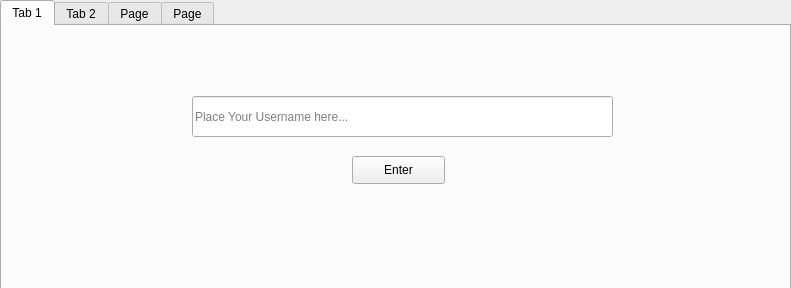
<?xml version="1.0" encoding="UTF-8"?>
<ui version="4.0">
 <class>Form</class>
 <widget class="QWidget" name="Form">
  <property name="geometry">
   <rect>
    <x>0</x>
    <y>0</y>
    <width>791</width>
    <height>288</height>
   </rect>
  </property>
  <property name="windowTitle">
   <string>Form</string>
  </property>
  <widget class="QTabWidget" name="tabWidget">
   <property name="geometry">
    <rect>
     <x>0</x>
     <y>0</y>
     <width>791</width>
     <height>291</height>
    </rect>
   </property>
   <property name="currentIndex">
    <number>0</number>
   </property>
   <widget class="QWidget" name="tab">
    <attribute name="title">
     <string>Tab 1</string>
    </attribute>
    <widget class="QLineEdit" name="lineEdit">
     <property name="geometry">
      <rect>
       <x>190</x>
       <y>70</y>
       <width>421</width>
       <height>41</height>
      </rect>
     </property>
     <property name="placeholderText">
      <string>Place Your Username here...</string>
     </property>
    </widget>
    <widget class="QPushButton" name="pushButton">
     <property name="geometry">
      <rect>
       <x>350</x>
       <y>130</y>
       <width>93</width>
       <height>28</height>
      </rect>
     </property>
     <property name="text">
      <string>Enter</string>
     </property>
    </widget>
   </widget>
   <widget class="QWidget" name="tab_2">
    <attribute name="title">
     <string>Tab 2</string>
    </attribute>
    <widget class="QListWidget" name="listWidget">
     <property name="geometry">
      <rect>
       <x>20</x>
       <y>81</y>
       <width>721</width>
       <height>161</height>
      </rect>
     </property>
    </widget>
    <widget class="QLabel" name="label">
     <property name="geometry">
      <rect>
       <x>300</x>
       <y>10</y>
       <width>171</width>
       <height>31</height>
      </rect>
     </property>
     <property name="font">
      <font>
       <pointsize>16</pointsize>
      </font>
     </property>
     <property name="text">
      <string>Waiting List</string>
     </property>
    </widget>
    <widget class="QLabel" name="label_2">
     <property name="geometry">
      <rect>
       <x>30</x>
       <y>50</y>
       <width>221</width>
       <height>21</height>
      </rect>
     </property>
     <property name="font">
      <font>
       <pointsize>8</pointsize>
      </font>
     </property>
     <property name="text">
      <string>Douple Click to connect to opponent</string>
     </property>
    </widget>
    <widget class="QLabel" name="label_7">
     <property name="geometry">
      <rect>
       <x>10</x>
       <y>10</y>
       <width>171</width>
       <height>31</height>
      </rect>
     </property>
     <property name="font">
      <font>
       <pointsize>14</pointsize>
      </font>
     </property>
     <property name="text">
      <string/>
     </property>
    </widget>
   </widget>
   <widget class="QWidget" name="tab_3">
    <attribute name="title">
     <string>Page</string>
    </attribute>
    <widget class="QLabel" name="label_3">
     <property name="geometry">
      <rect>
       <x>30</x>
       <y>70</y>
       <width>221</width>
       <height>21</height>
      </rect>
     </property>
     <property name="font">
      <font>
       <pointsize>8</pointsize>
      </font>
     </property>
     <property name="text">
      <string>Douple Click to connect to opponent</string>
     </property>
    </widget>
    <widget class="QLabel" name="label_4">
     <property name="geometry">
      <rect>
       <x>300</x>
       <y>9</y>
       <width>171</width>
       <height>31</height>
      </rect>
     </property>
     <property name="font">
      <font>
       <pointsize>16</pointsize>
      </font>
     </property>
     <property name="text">
      <string>Waiting List</string>
     </property>
    </widget>
    <widget class="QListWidget" name="listWidget_2">
     <property name="geometry">
      <rect>
       <x>20</x>
       <y>100</y>
       <width>721</width>
       <height>161</height>
      </rect>
     </property>
    </widget>
    <widget class="QGroupBox" name="groupBox">
     <property name="geometry">
      <rect>
       <x>520</x>
       <y>0</y>
       <width>221</width>
       <height>81</height>
      </rect>
     </property>
     <property name="title">
      <string>Request</string>
     </property>
    </widget>
    <widget class="QPushButton" name="pushButton_2">
     <property name="geometry">
      <rect>
       <x>540</x>
       <y>50</y>
       <width>71</width>
       <height>28</height>
      </rect>
     </property>
     <property name="text">
      <string>Accept</string>
     </property>
    </widget>
    <widget class="QLabel" name="label_5">
     <property name="enabled">
      <bool>true</bool>
     </property>
     <property name="geometry">
      <rect>
       <x>530</x>
       <y>10</y>
       <width>221</width>
       <height>31</height>
      </rect>
     </property>
     <property name="font">
      <font>
       <pointsize>12</pointsize>
      </font>
     </property>
     <property name="text">
      <string/>
     </property>
    </widget>
    <widget class="QPushButton" name="pushButton_3">
     <property name="geometry">
      <rect>
       <x>640</x>
       <y>50</y>
       <width>71</width>
       <height>28</height>
      </rect>
     </property>
     <property name="text">
      <string>Refuse</string>
     </property>
    </widget>
    <widget class="QLabel" name="label_8">
     <property name="geometry">
      <rect>
       <x>20</x>
       <y>10</y>
       <width>171</width>
       <height>31</height>
      </rect>
     </property>
     <property name="font">
      <font>
       <pointsize>14</pointsize>
      </font>
     </property>
     <property name="text">
      <string/>
     </property>
    </widget>
   </widget>
   <widget class="QWidget" name="tab_4">
    <attribute name="title">
     <string>Page</string>
    </attribute>
    <widget class="QLabel" name="label_6">
     <property name="geometry">
      <rect>
       <x>320</x>
       <y>0</y>
       <width>171</width>
       <height>31</height>
      </rect>
     </property>
     <property name="font">
      <font>
       <pointsize>16</pointsize>
      </font>
     </property>
     <property name="text">
      <string/>
     </property>
    </widget>
    <widget class="QLabel" name="label_9">
     <property name="geometry">
      <rect>
       <x>20</x>
       <y>0</y>
       <width>171</width>
       <height>31</height>
      </rect>
     </property>
     <property name="font">
      <font>
       <pointsize>14</pointsize>
      </font>
     </property>
     <property name="text">
      <string/>
     </property>
    </widget>
    <widget class="QPushButton" name="pushButton_rock">
     <property name="geometry">
      <rect>
       <x>100</x>
       <y>150</y>
       <width>121</width>
       <height>51</height>
      </rect>
     </property>
     <property name="font">
      <font>
       <pointsize>18</pointsize>
      </font>
     </property>
     <property name="text">
      <string>Rock</string>
     </property>
    </widget>
    <widget class="QPushButton" name="pushButton_paper">
     <property name="geometry">
      <rect>
       <x>330</x>
       <y>150</y>
       <width>121</width>
       <height>51</height>
      </rect>
     </property>
     <property name="font">
      <font>
       <pointsize>18</pointsize>
      </font>
     </property>
     <property name="text">
      <string>Paper</string>
     </property>
    </widget>
    <widget class="QPushButton" name="pushButton_scissors">
     <property name="geometry">
      <rect>
       <x>560</x>
       <y>150</y>
       <width>121</width>
       <height>51</height>
      </rect>
     </property>
     <property name="font">
      <font>
       <pointsize>18</pointsize>
      </font>
     </property>
     <property name="text">
      <string>Scissors</string>
     </property>
    </widget>
    <widget class="QLabel" name="label_opponen_move">
     <property name="geometry">
      <rect>
       <x>240</x>
       <y>10</y>
       <width>391</width>
       <height>51</height>
      </rect>
     </property>
     <property name="font">
      <font>
       <pointsize>18</pointsize>
      </font>
     </property>
     <property name="text">
      <string/>
     </property>
    </widget>
    <widget class="QLabel" name="label_result">
     <property name="geometry">
      <rect>
       <x>310</x>
       <y>70</y>
       <width>281</width>
       <height>61</height>
      </rect>
     </property>
     <property name="font">
      <font>
       <pointsize>24</pointsize>
       <weight>75</weight>
       <bold>true</bold>
      </font>
     </property>
     <property name="text">
      <string/>
     </property>
    </widget>
    <widget class="QCommandLinkButton" name="commandLinkButton">
     <property name="geometry">
      <rect>
       <x>640</x>
       <y>0</y>
       <width>141</width>
       <height>48</height>
      </rect>
     </property>
     <property name="text">
      <string>Exit Session</string>
     </property>
    </widget>
   </widget>
  </widget>
 </widget>
 <resources/>
 <connections/>
</ui>
